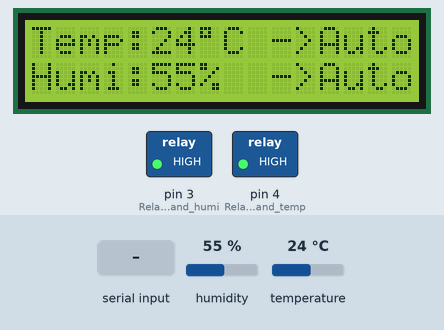
Simulated run of this sketch. Board: Arduino Uno, built with avr-gcc and run on an emulated ATmega328P. Parts: 16×2 character LCD, switched loads named in the sketch (green lamp = pin HIGH). Inputs (shaded band) come from the test bench; at power-on: humidity 55 %, temperature 24 °C. What the sketch prints to the serial monitor is not drawn.

Above: at 1.2 s.
1.3 s: "h" received over Serial
At 4.5 s:
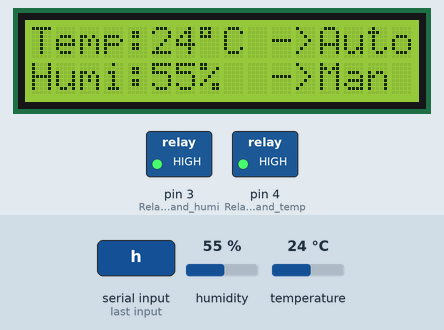
4.8 s: "t" received over Serial
At 7.3 s:
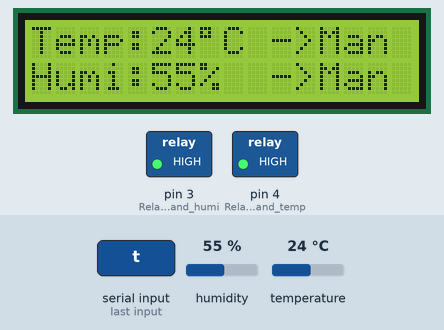
7.9 s: "H" received over Serial
At 10.2 s:
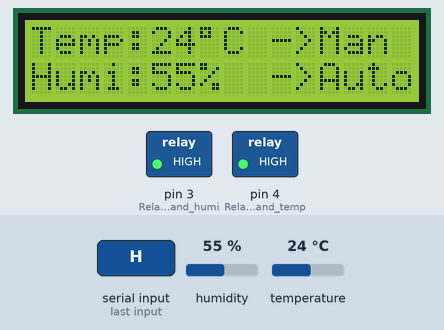
11.1 s: humidity set to 31 %
At 12.4 s:
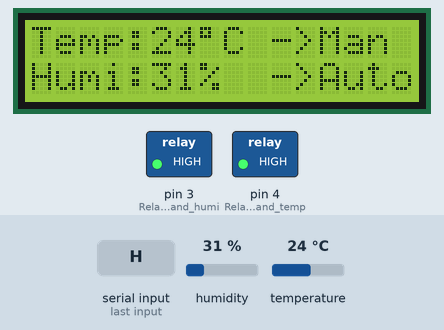
13.2 s: humidity set to 28 %
At 14.7 s:
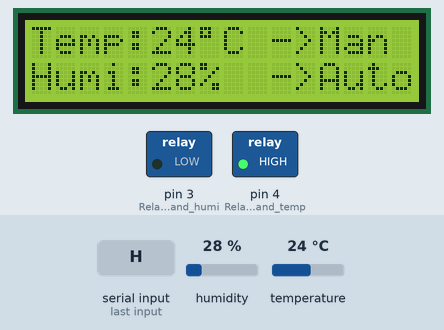
15.3 s: temperature set to 29 °C
At 17.0 s:
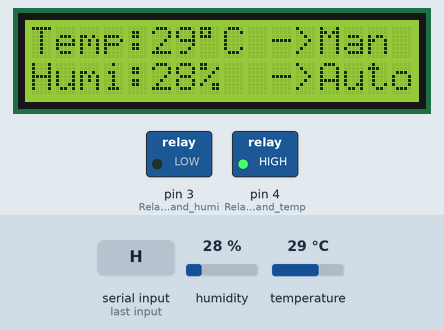
17.5 s: temperature set to 32 °C
Timing chart, 0 to 20.5 s (numbered marks = the images above; inputs shaded):
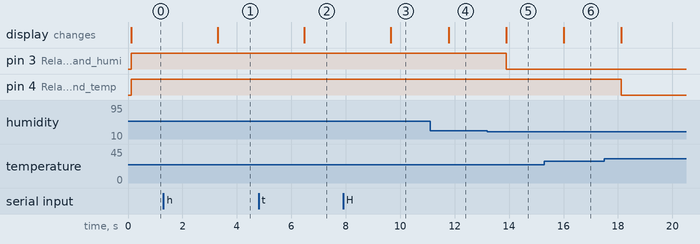

The sketch:

Arduino_surce_code.ino
```cpp
 #include <LiquidCrystal_I2C.h>
#include <DFRobot_DHT11.h>

LiquidCrystal_I2C lcd(0x27,16,2);
DFRobot_DHT11 DHT;

#define DHT11_PIN 2
int Relay_5v_command_humi=3,Relay_5v_command_temp=4,superior_limit_humy=40,inferior_limit_humy=30,superior_limit_temp=30,inferior_limit_temp=25;
char incoming_value,mode_humi='H',mode_temp='T';


void setup() {

  pinMode(Relay_5v_command_humi, OUTPUT);
  pinMode(Relay_5v_command_temp, OUTPUT);

  Serial.begin(9600);
  lcd.init();
  lcd.clear();
  lcd.backlight();


}

void loop() {


  DHT.read(DHT11_PIN);
  Serial.print(DHT.temperature);
  Serial.print("/");
  Serial.print(DHT.humidity);
  Serial.print("/");
  Serial.print(superior_limit_humy);
  Serial.print("/");
  Serial.print(inferior_limit_humy);
  Serial.print("/");
  Serial.print(superior_limit_temp);
  Serial.print("/");
  Serial.print(inferior_limit_temp);
  Serial.print("/");
  Serial.print(mode_humi);
  Serial.print("/");
  Serial.print(mode_temp);
  Serial.println("/");

  if(mode_humi=='H'){ lcd.setCursor(10,1); lcd.print("->Auto");}
       else { lcd.setCursor(10,1); lcd.print("->Man  ");}

  if(mode_temp=='T'){ lcd.setCursor(10,0); lcd.print("->Auto");}
       else { lcd.setCursor(10,0); lcd.print("->Man  ");}


  lcd.setCursor(0,0);
  lcd.print("Temp:");
  lcd.setCursor(5,0);
  lcd.print(DHT.temperature,1);
  lcd .print((char)223);
  lcd.print("C");

  lcd.setCursor(0,1);
  lcd.print("Humi:");
  lcd.setCursor(5,1);
  lcd.print(DHT.humidity,1);
  lcd.print("%");


  if(Serial.available()>0)
    { incoming_value= Serial.read();
      if(incoming_value=='H'){mode_humi='H';}
      if(incoming_value=='h') mode_humi='h';

      if(incoming_value=='T'){mode_temp='T';}
      if(incoming_value=='t') mode_temp='t';

      if(incoming_value=='U')if(superior_limit_humy<90) superior_limit_humy=superior_limit_humy+1;
      if(incoming_value=='D')if(superior_limit_humy>60) superior_limit_humy=superior_limit_humy-1;
      if(incoming_value=='u')if(inferior_limit_humy<60) inferior_limit_humy=inferior_limit_humy+1;
      if(incoming_value=='d')if(inferior_limit_humy>20) inferior_limit_humy=inferior_limit_humy-1;

      if(incoming_value=='S')if(superior_limit_temp<35) superior_limit_temp=superior_limit_temp+1;
      if(incoming_value=='J')if(superior_limit_temp>30) superior_limit_temp=superior_limit_temp-1;
      if(incoming_value=='s')if(inferior_limit_temp<30) inferior_limit_temp=inferior_limit_temp+1;
      if(incoming_value=='j')if(inferior_limit_temp>20) inferior_limit_temp=inferior_limit_temp-1;}


      if(mode_humi=='H')
        {

          if(DHT.humidity<30)digitalWrite(Relay_5v_command_humi,LOW);
          else if(DHT.humidity>40)digitalWrite(Relay_5v_command_humi,HIGH);}

      if(mode_humi=='h')
        {

          if(DHT.humidity<inferior_limit_humy)digitalWrite(Relay_5v_command_humi,LOW);
          else if(DHT.humidity>superior_limit_humy)digitalWrite(Relay_5v_command_humi,HIGH);

        }


        if(mode_temp=='T')
        {

          if(DHT.temperature<25)digitalWrite(Relay_5v_command_temp,HIGH);
          else if(DHT.temperature>30)digitalWrite(Relay_5v_command_temp,LOW);}

      if(mode_temp=='t')
        {

          if(DHT.temperature<inferior_limit_temp)digitalWrite(Relay_5v_command_temp,HIGH);
          else if(DHT.temperature>superior_limit_temp)digitalWrite(Relay_5v_command_temp,LOW);

        }


      delay(1000);


}
```

Measured:
- the behaviour switches between 30 and 29 % on humidity (found by bisection; images 4 and 5)
- after the input at 1.3 s, the display: changes after 2.0 s (image 1)
- after the input at 4.8 s, the display: changes after 1.7 s (image 2)
- after the input at 7.9 s, the display: changes after 1.8 s (image 3)
- after the input at 11.1 s, the display: changes after 0.68 s (image 4)
- after the input at 13.2 s, pin 3 (Relay_5v_command_humi): HIGH → LOW after 0.69 s; the display: changes after 0.69 s (image 5)
- after the input at 15.3 s, the display: changes after 0.71 s (image 6)
- after the input at 17.5 s, pin 4 (Relay_5v_command_temp): HIGH → LOW after 0.63 s
